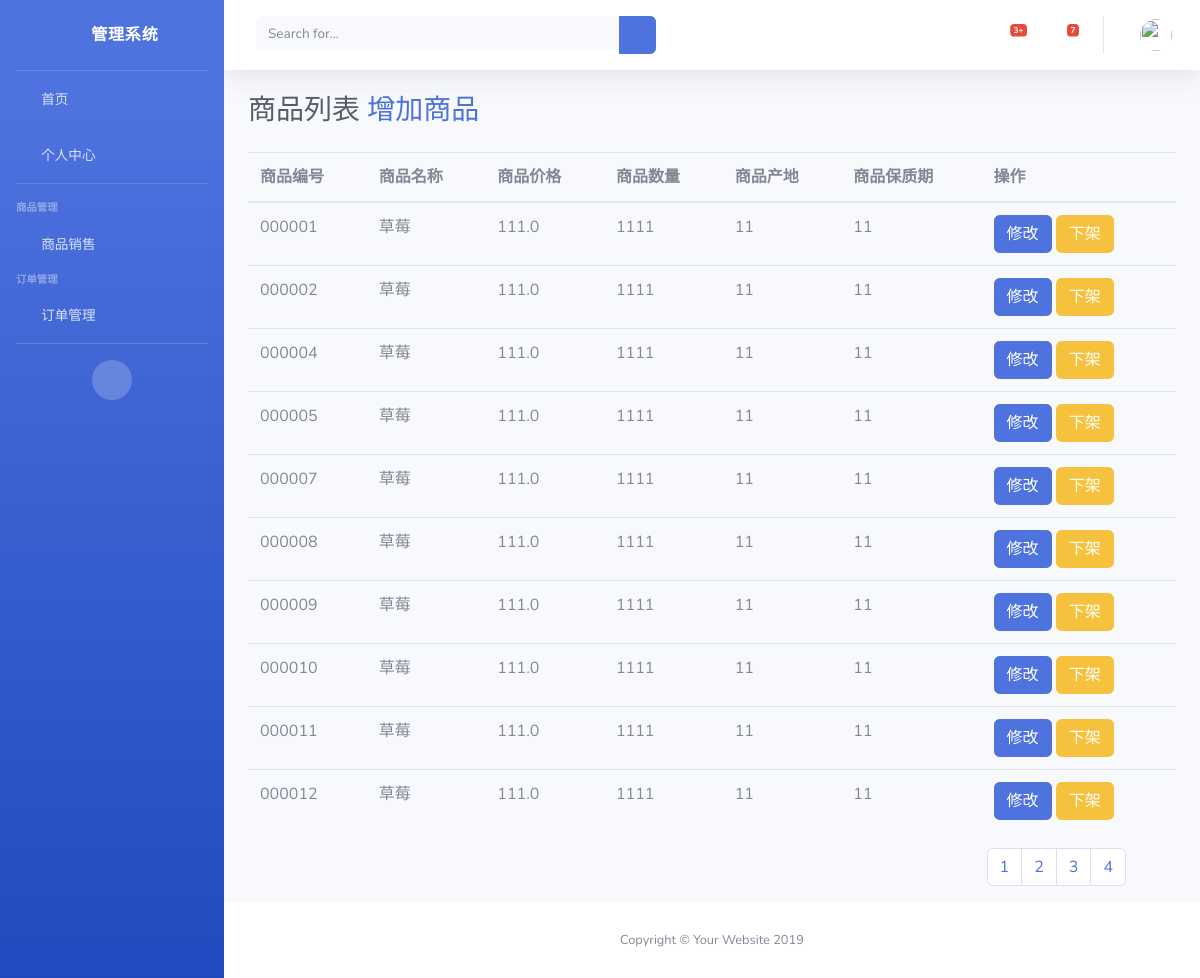
Page /Saller/goods_list/1/1 on the committed database.
### Saller/models.py (models this page shows)
class Goods(models.Model):
    goods_number = models.CharField(max_length=11)
    goods_name = models.CharField(max_length=32)
    goods_price = models.FloatField()
    goods_count = models.IntegerField()
    goods_location = models.CharField(max_length=254,verbose_name="产地")
    goods_safe_date = models.IntegerField()
    goods_status = models.IntegerField()  ## 0 代表下架  1 代表在售
    goods_pro_time = models.DateField(auto_now=True,verbose_name="生产日期")
    picture=models.ImageField(upload_to='images')
    goods_xiangqing=models.TextField(default='好看吗，好看就好吃！！！')
    goods_type=models.ForeignKey(to=GoodsType,on_delete=models.CASCADE,default=1)
    goods_store=models.ForeignKey(to=LoginUser,on_delete=models.CASCADE,default=1)

### Saller/views.py (the view)
# urls.py: path('goods_list/',goods_list),
def goods_list(request,status,page=1):
    page = int(page)
    if status == "0":
        goods_obj = Goods.objects.filter(goods_status = 0).order_by('goods_number')
    else:
        goods_obj = Goods.objects.filter(goods_status = 1).order_by('goods_number')
    goods_all = Paginator(goods_obj,10)
    goods_list = goods_all.page(page)  ##
    return render(request,"saller/goods_list.html",locals())

### Saller/templates/saller/goods_list.html (shortened to what this page needs)
{% extends "saller/base.html" %}
{% block label %}
    商品列表
        <a href="/Saller/goods_add/">增加商品</a>
{% endblock %}
{% block content %}
    <table class="table">
        <thead>
        <tr>
            <th>商品编号</th>
            <th>商品名称</th>
            <th>商品价格</th>
            <th>商品数量</th>
            <th>商品产地</th>
            <th>商品保质期</th>
            <th>操作</th>
        </tr>
        </thead>
        <tbody>
        {% for one in goods_list %}
            <tr>
                <td>{{ one.goods_number }}</td>
                <td>{{ one.goods_name }}</td>
                <td>{{ one.goods_price }}</td>
                <td>{{ one.goods_count }}</td>
                <td>{{ one.goods_location }}</td>
                <td>{{ one.goods_safe_date }}</td>
                <td>
                    <button class="btn btn-primary">修改</button>
                    {% if one.goods_status == 1 %}
                        <a href="/Saller/goods_status/down/{{ one.id }}" type="button" class="btn btn-warning">下架</a>
                    {% else %}
                        <a href="/Saller/goods_status/up/{{ one.id }}" type="button" class="btn btn-warning">上架</a>
                    {% endif %}
                </td>
            </tr>
        {% endfor %}
        </tbody>
    </table>
    <ul style="float:right; margin-right: 50px" class="pagination">
        {% for one in goods_all.page_range %}
            <li class="paginate_button page-item previous">
                {% if status == "1" %}
                    <a href="/Saller/goods_list/1/{{ one }}" class="page-link">{{ one }}</a>
                {% else %}
                    <a href="/Saller/goods_list/0/{{ one }}" class="page-link">{{ one }}</a>
                {% endif %}
            </li>
        {% endfor %}
    </ul>
{% endblock %}

### Saller/templates/saller/base.html (shortened to what this page needs)
<!DOCTYPE html>
<html lang="en">
<head>
  <link href="/static/saller/vendor/fontawesome-free/css/all.min.css" rel="stylesheet" type="text/css">
  <link href="/static/saller/css/sb-admin-2.min.css" rel="stylesheet">
</head>
<body id="page-top">
  <div id="wrapper">
    <ul class="navbar-nav bg-gradient-primary sidebar sidebar-dark accordion" id="accordionSidebar">
      <a class="sidebar-brand d-flex align-items-center justify-content-center" href="/Saller/index/">
        <div class="sidebar-brand-icon rotate-n-15">
          <i class="fas fa-laugh-wink"></i>
        </div>
        <div class="sidebar-brand-text mx-3">管理系统</div>
      </a>
      <hr class="sidebar-divider my-0">
      <li class="nav-item">
        <a class="nav-link" href="/Saller/index/">
          <i class="fas fa-fw fa-tachometer-alt"></i>
          <span>首页</span></a>
      </li>
      <li class="nav-item">
        <a class="nav-link" href="/Saller/personal_info/">
          <i class="fas fa-fw fa-tachometer-alt"></i>
          <span>个人中心</span></a>
      </li>
      <hr class="sidebar-divider">
      <div class="sidebar-heading">
        商品管理
      </div>
      <li class="nav-item">
        <a class="nav-link collapsed" href="#" data-toggle="collapse" data-target="#collapseTwo" aria-expanded="true" aria-controls="collapseTwo">
          <i class="fas fa-fw fa-cog"></i>
          <span>商品销售</span>
        </a>
      </li>
      <div class="sidebar-heading">
        订单管理
      </div>
      <li class="nav-item">
        <a class="nav-link collapsed" href="#" data-toggle="collapse" data-target="#collapseThree" aria-expanded="true" aria-controls="collapseTwo">
          <i class="fas fa-fw fa-cog"></i>
          <span>订单管理</span>
        </a>
      </li>
      <hr class="sidebar-divider">
      <div class="text-center d-none d-md-inline">
        <button class="rounded-circle border-0" id="sidebarToggle"></button>
      </div>
    </ul>
    <div id="content-wrapper" class="d-flex flex-column">
      <div id="content">
        <nav class="navbar navbar-expand navbar-light bg-white topbar mb-4 static-top shadow">
          <form class="d-none d-sm-inline-block form-inline mr-auto ml-md-3 my-2 my-md-0 mw-100 navbar-search">
            <div class="input-group">
              <input type="text" class="form-control bg-light border-0 small" placeholder="Search for..." aria-label="Search" aria-describedby="basic-addon2">
              <div class="input-group-append">
                <button class="btn btn-primary" type="button">
                  <i class="fas fa-search fa-sm"></i>
                </button>
              </div>
            </div>
          </form>
          <ul class="navbar-nav ml-auto">
            <li class="nav-item dropdown no-arrow mx-1">
              <a class="nav-link dropdown-toggle" href="#" id="alertsDropdown" role="button" data-toggle="dropdown" aria-haspopup="true" aria-expanded="false">
                <i class="fas fa-bell fa-fw"></i>
                <span class="badge badge-danger badge-counter">3+</span>
              </a>
            </li>
            <li class="nav-item dropdown no-arrow mx-1">
              <a class="nav-link dropdown-toggle" href="#" id="messagesDropdown" role="button" data-toggle="dropdown" aria-haspopup="true" aria-expanded="false">
                <i class="fas fa-envelope fa-fw"></i>
                <span class="badge badge-danger badge-counter">7</span>
              </a>
            </li>
            <li class="nav-item dropdown no-arrow">
              <a class="nav-link dropdown-toggle" href="#" id="userDropdown" role="button" data-toggle="dropdown" aria-haspopup="true" aria-expanded="false">
                <img class="img-profile rounded-circle" src="https://source.unsplash.com/QAB-WJcbgJk/60x60">
              </a>
            </li>
          </ul>
        </nav>
        <div class="container-fluid">
          <h1 class="h3 mb-4 text-gray-800">{% block label %}{% endblock %}</h1>
        </div>
      <div class="container-fluid">
          {% block content %}
          {% endblock %}
      </div>
      </div>
      <footer class="sticky-footer bg-white">
        <div class="container my-auto">
          <div class="copyright text-center my-auto">
            <span>Copyright &copy; Your Website 2019</span>
          </div>
        </div>
      </footer>
    </div>
  </div>
</body>
</html>

### rows in the picture
Goods: goods_number "000001", goods_name "草莓", goods_price "111.0", goods_count "1111", goods_location "11", goods_safe_date "11"
Goods: goods_number "000002", goods_name "草莓", goods_price "111.0", goods_count "1111", goods_location "11", goods_safe_date "11"
Goods: goods_number "000004", goods_name "草莓", goods_price "111.0", goods_count "1111", goods_location "11", goods_safe_date "11"
Goods: goods_number "000005", goods_name "草莓", goods_price "111.0", goods_count "1111", goods_location "11", goods_safe_date "11"
Goods: goods_number "000007", goods_name "草莓", goods_price "111.0", goods_count "1111", goods_location "11", goods_safe_date "11"
Goods: goods_number "000008", goods_name "草莓", goods_price "111.0", goods_count "1111", goods_location "11", goods_safe_date "11"
Goods: goods_number "000009", goods_name "草莓", goods_price "111.0", goods_count "1111", goods_location "11", goods_safe_date "11"
Goods: goods_number "000010", goods_name "草莓", goods_price "111.0", goods_count "1111", goods_location "11", goods_safe_date "11"
Goods: goods_number "000011", goods_name "草莓", goods_price "111.0", goods_count "1111", goods_location "11", goods_safe_date "11"
Goods: goods_number "000012", goods_name "草莓", goods_price "111.0", goods_count "1111", goods_location "11", goods_safe_date "11"

### other values in the picture
{{ one }} "1" "2" "3" "4"
